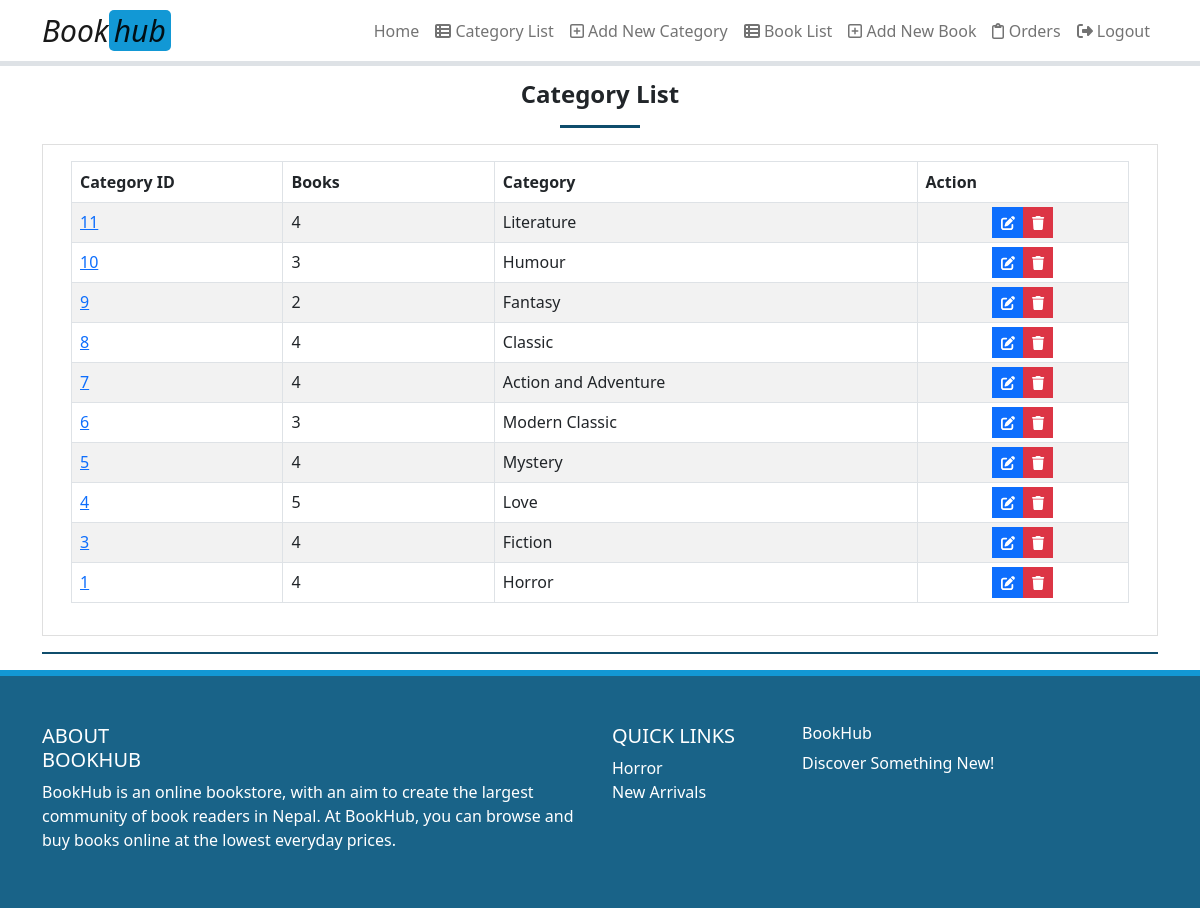
The app's page /admin_category.php (signed in) with its own data.
### tables this page shows
CREATE TABLE `category` (
  `categoryid` int(10) UNSIGNED NOT NULL,
  `category_name` varchar(60) NOT NULL
);

### functions/database_functions.php (called while the page is built, shortened)
<?php
	function getAllCategory($conn){
		$query = "SELECT * from category ORDER BY categoryid DESC";
		$result = mysqli_query($conn, $query);
		return $result;
	}
?>

### admin_category.php (the view, shortened to what this page needs)
<?php
	require_once "./template/header.php";
	require_once "./functions/database_functions.php";
	$conn = db_connect();
	$result = getAllCategory($conn);
?>
	<h4 class="fw-bolder text-center">Category List</h4>
	<center>
	<hr class="underline" style="width:5em;height:3px;opacity:1">
	</center>
	<div class="card rounded-0">
		<div class="card-body">
			<div class="container-fluid">
				<table class="table table-striped table-bordered" >
				<colgroup>
					<col width="20%">
                    <col width="20%">
					<col width="40%">
					<col width="20%">
				</colgroup>
					<thead>
					<tr>
						<th>Category ID</th>
                        <th>Books</th>
						<th>Category</th>
						<th>Action</th>
					</tr>
					</thead>
					<tbody>
					<?php while($row = mysqli_fetch_assoc($result)){
                        $count = 0;
                        $query = "SELECT categoryid FROM books";
                        $result2 = mysqli_query($conn, $query);
                        while ($pubInBook = mysqli_fetch_assoc($result2)){
                            if($pubInBook['categoryid'] == $row['categoryid']){
                                $count++;
                            }
                        }
                    ?>
					<tr>
						<td class="px-2 py-1 align-middle"><a href="bookPerCat.php?catid=<?php echo $row['categoryid']; ?>" target="_blank"><?php echo $row['categoryid']; ?></a></td>
						<td class="px-2 py-1 align-middle"><?php echo $count; ?></td>
                        <td class="px-2 py-1 align-middle"><?php echo $row['category_name']; ?></td>
						<td class="px-2 py-1 align-middle text-center">
							<div class="btn-group btn-group-sm">
								<a href="admin_category_edit.php?catid=<?php echo $row['categoryid']; ?>" class="btn btn-sm rounded-0 btn-primary" title="Edit"><i class="fa fa-edit"></i></a>
								<a href="admin_category_delete.php?catid=<?php echo $row['categoryid']; ?>" class="btn btn-sm rounded-0 btn-danger" title="Delete" onclick="if(confirm('Are you sure to delete this categoy?') === false) event.preventDefault()"><i class="fa fa-trash"></i></a>
							</div>
						</td>
					</tr>
					<?php } ?>
					</tbody>
				</table>
			</div>
		</div>
	</div>
<?php
	require_once "./template/footer.php";
?>

### records on screen
category: categoryid "11", count "4", category_name "Literature"
category: categoryid "10", count "3", category_name "Humour"
category: categoryid "9", count "2", category_name "Fantasy"
category: categoryid "8", count "4", category_name "Classic"
category: categoryid "7", count "4", category_name "Action and Adventure"
category: categoryid "6", count "3", category_name "Modern Classic"
category: categoryid "5", count "4", category_name "Mystery"
category: categoryid "4", count "5", category_name "Love"
category: categoryid "3", count "4", category_name "Fiction"
category: categoryid "1", count "4", category_name "Horror"
